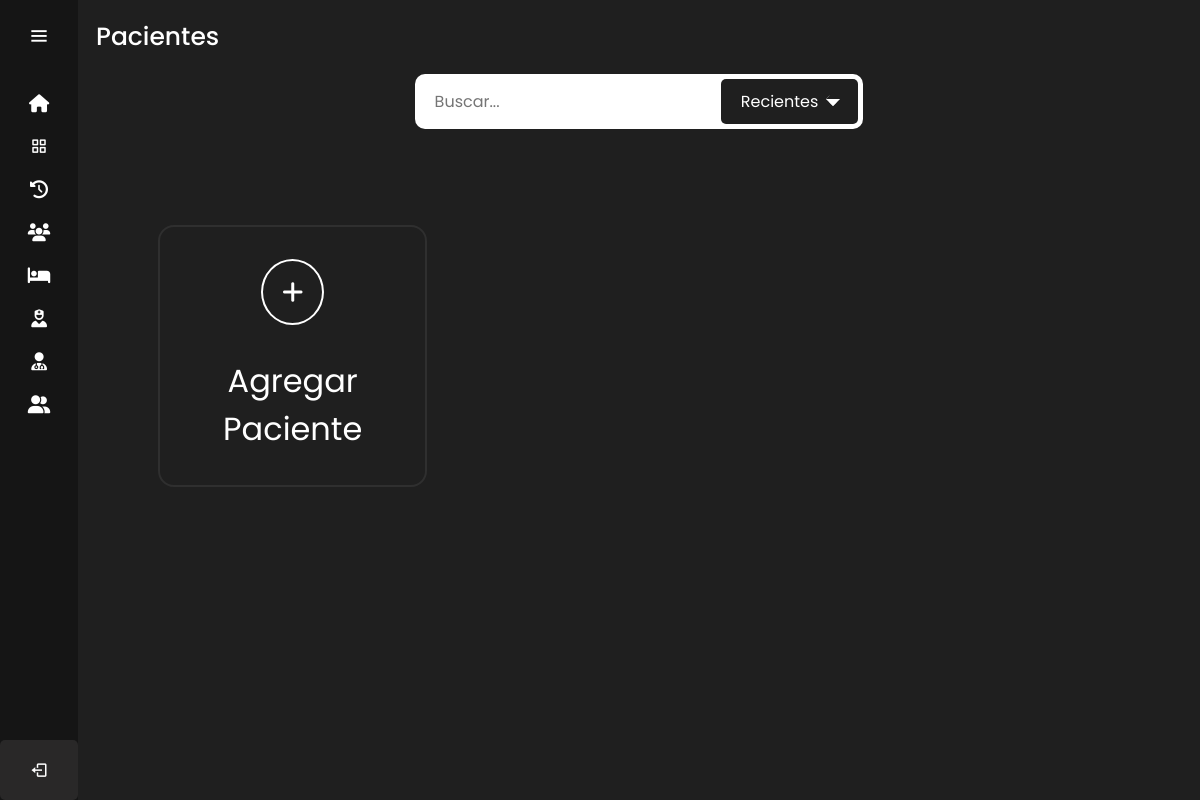
The app's page /pacientes/ (signed in), older data.
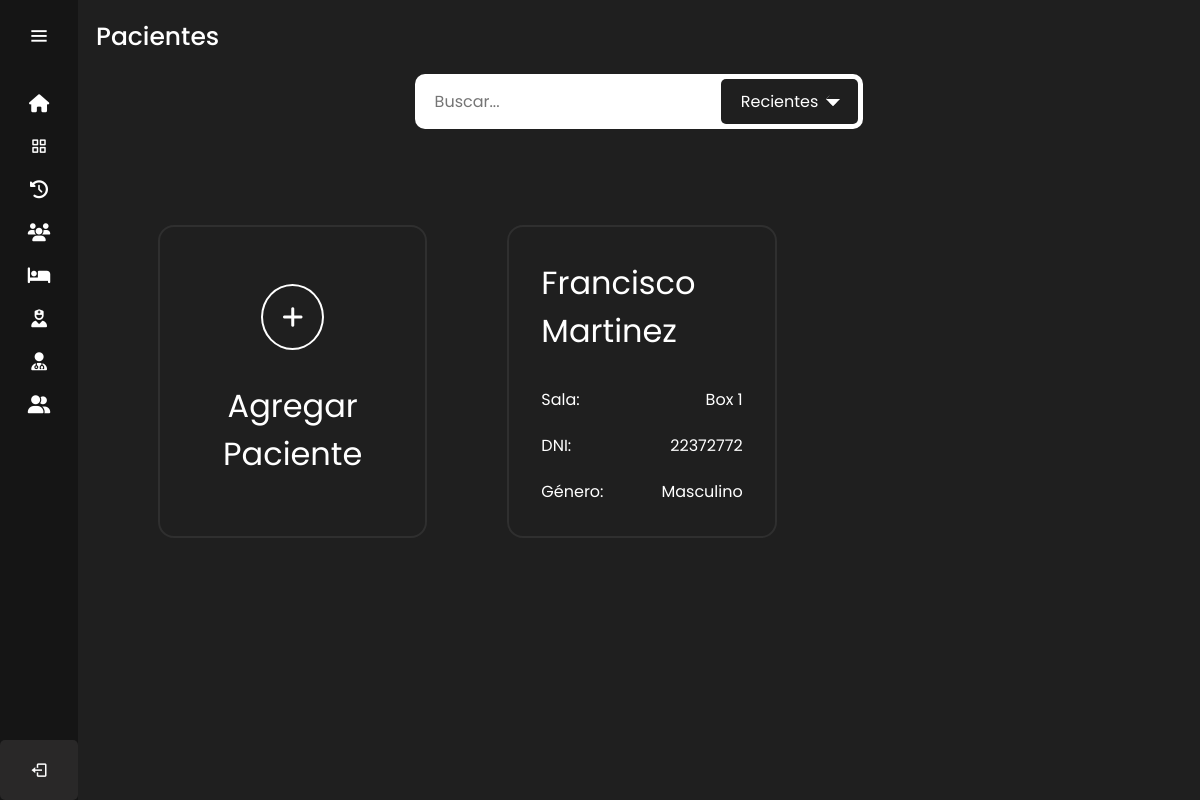
The same page, newer data.
### sitio/models.py (models this page shows)
class Paciente(models.Model):
    DNI = models.CharField(max_length=8)
    nombre = models.CharField(max_length=255)
    apellido = models.CharField(max_length=255)
    direccion = models.TextField()
    email = models.EmailField()
    obra_social=models.CharField(max_length=30)
    fecha_nacimiento=models.DateField(null=True)
    genero=models.CharField(max_length=12, default='masculino')
    telefono = models.CharField(max_length=12)  # Puedes ajustar el patrón de validación según tu necesidad
    alergia = models.CharField(max_length=255, blank=True, null=True, default='No')
    enfermedad_cronica = models.CharField(max_length=255, blank=True, null=True, default='No')
    tratamiento_medico = models.CharField(max_length=255, blank=True, null=True, default='No')
    enfermedades_o_cirugias = models.TextField(blank=True, null=True, default='No')
    enfermero=models.ForeignKey(Enfermeros,on_delete=models.CASCADE)
    internado=models.CharField(max_length=2, default='No')
    sala=models.ForeignKey(Salas,on_delete=models.CASCADE)

class Salas(models.Model):
    nombre=models.CharField(max_length=50)
    tipo_sala=models.CharField(max_length=50)

### sitio/views.py (the view)
# urls.py: path('pacientes/', login_required(views.pacientes),name ='paciente'),
def pacientes (request):
    pacientess = Paciente.objects.all()
    return render(request, 'pacientes.html',{'pacientes':pacientess})

### sitio/templates/pacientes.html (shortened to what this page needs)
{% extends 'layouts/nav.html' %} {% load static %} {% block content %}
<head>
  <link rel="stylesheet" href="{% static '/styles/pacientes_medicos_enfermeros_styles.css' %}" />
  <link
    rel="stylesheet"
    href="https://use.fontawesome.com/releases/v5.15.4/css/all.css"
  />
</head>
<div class="text">Pacientes</div>
<div class="container_filtros_busqueda">
  <div class="filtros_busqueda">
      <form action="#">
          <div class="input_box">
              <input type="text" placeholder="Buscar..." required>
              <div class="selection"><p>Recientes</p><span></span></div>
          </div>
      </form>
  </div>
</div>
<div class="container_pacientes_medicos_enfermeros">
  <a href="/agregar_paciente" class="agregar_paciente_medico_enfermero">
    <div class="icon_agregar_paciente_medico_enfermero"><i class="fa-solid fa-plus"></i></div>
    <div class="title_paciente_medico_enfermero">Agregar Paciente</div>
  </a>
  {% for paciente in pacientes %}
  <a href="{% url 'perfil_paciente' paciente.id %}" class="paciente_medico_enfermero">
      <div class="title_paciente_medico_enfermero">{{ paciente.nombre }} {{ paciente.apellido }}</div>
      <div class="extra_info_paciente_medico_enfermero">
        <div class="flex_info">
          <p>Sala: </p>
          <p>{{ paciente.sala.nombre }}</p>
        </div>
        <div class="flex_info">
          <p>DNI: </p>
          <p>{{ paciente.DNI }}</p>
        </div>
        <div class="flex_info">
          <p>Género: </p>
          <p>{{ paciente.genero }}</p>
        </div>
      </div>
  </a>
  {% endfor %}
</div>
{% endblock %}

Row changes from the older to the newer data that the page shows:
added Paciente: nombre "Francisco", apellido "Martinez", sala.nombre "Box 1", DNI "22372772", genero "Masculino"
